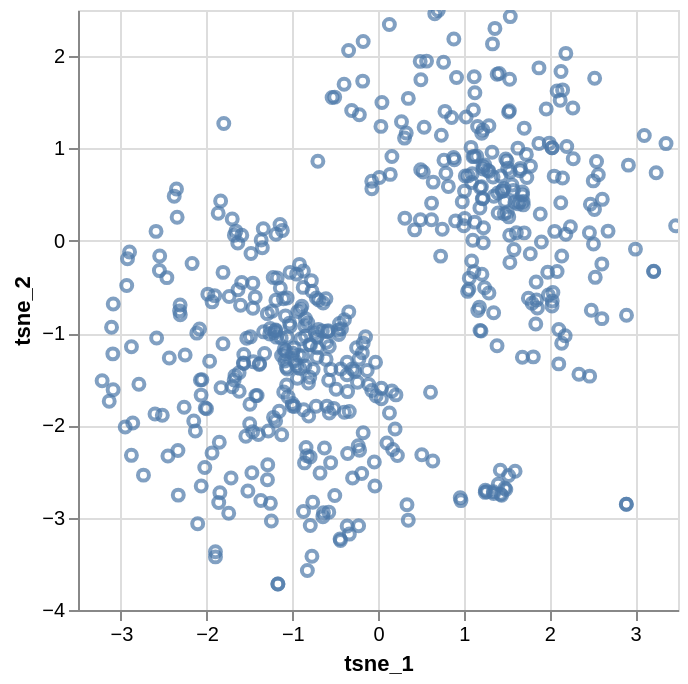

The cell this chart's notebook holds for it:
### Code cell
chart = alt.Chart(df[['tsne_1', 'tsne_2']]).mark_point().encode(
    x='tsne_1:Q',
    y='tsne_2:Q',
    tooltip=['tsne_1', 'tsne_2']
).interactive()

chart.show()

### Figure 1 — Vega-Lite specification as saved in the notebook (floating-point values rounded to 4 significant figures; data arrays with more than 128 entries replaced by an {"elided": "..."} marker saying what was removed)
{"config": {"view": {"continuousWidth": 300, "continuousHeight": 300}}, "data": {"name": "data-abd1b22901b40926a7f096c574314288"}, "mark": {"type": "point"}, "encoding": {"tooltip": [{"field": "tsne_1", "type": "quantitative"}, {"field": "tsne_2", "type": "quantitative"}], "x": {"field": "tsne_1", "type": "quantitative"}, "y": {"field": "tsne_2", "type": "quantitative"}}, "params": [{"name": "param_1", "select": {"type": "interval", "encodings": ["x", "y"]}, "bind": "scales"}], "$schema": "https://vega.github.io/schema/vega-lite/v5.20.1.json", "datasets": {"data-abd1b22901b40926a7f096c574314288": {"elided": "500 records"}}}
